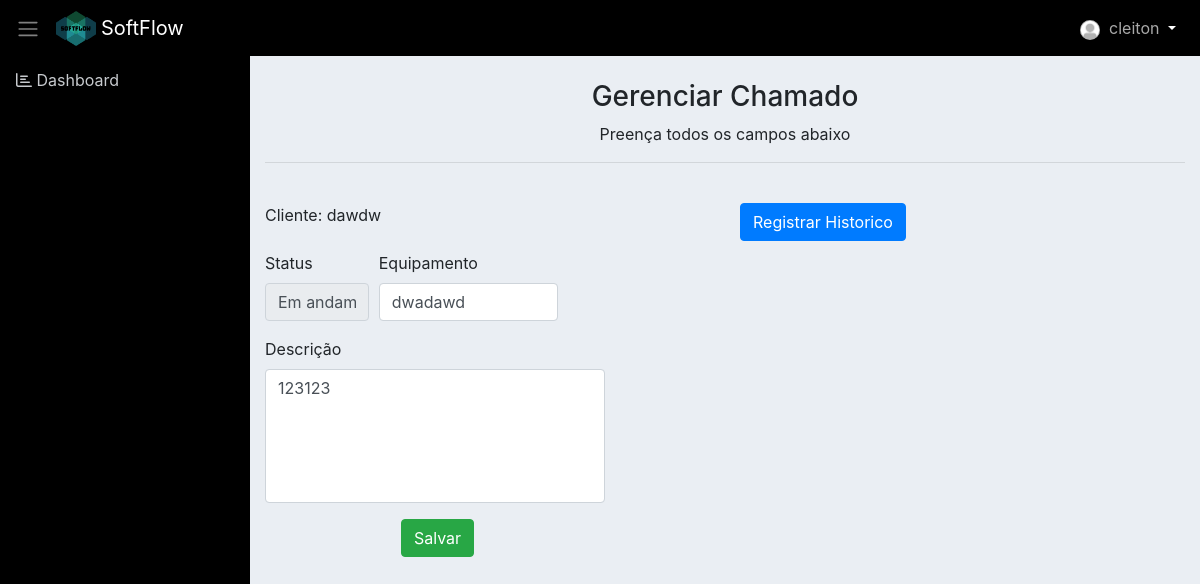
Before: /form_chamado.php?id=34 (signed in) with the older database file.
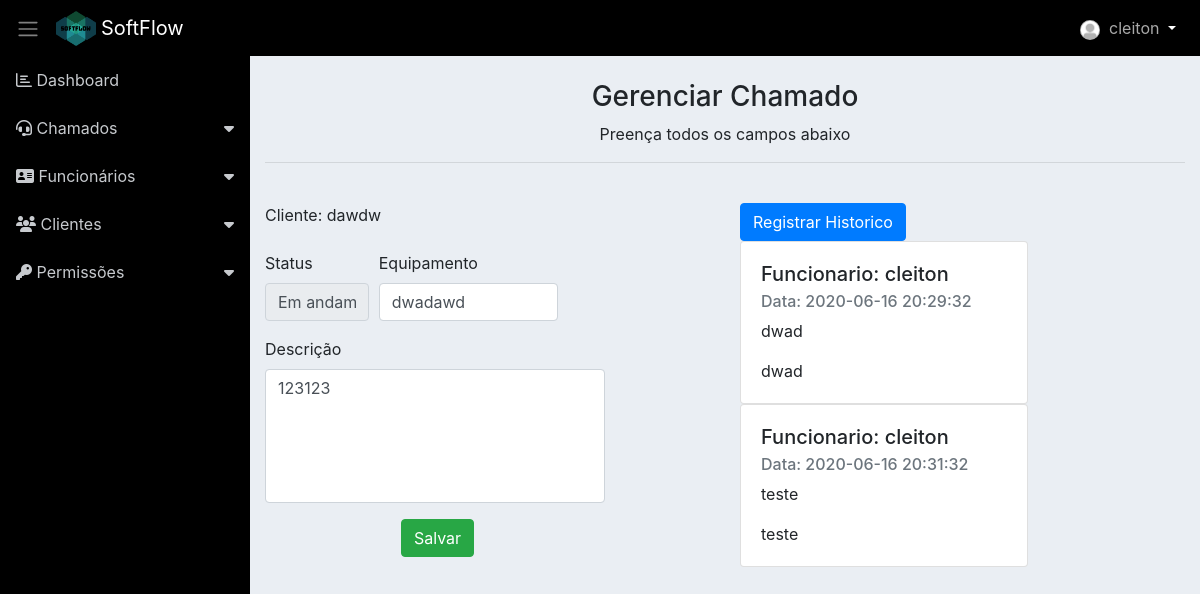
After: the same page with the newer database file.
### tables this page shows
CREATE TABLE `historico_chamado` (
  `id` int(11) NOT NULL,
  `id_chamado` int(11) NOT NULL,
  `id_funcionario` int(11) NOT NULL,
  `dt_historico` datetime NOT NULL,
  `descricao` text NOT NULL,
  `solucao` text DEFAULT NULL
);

CREATE TABLE `funcionario` (
  `id` int(11) NOT NULL,
  `nome` varchar(114) NOT NULL,
  `cpf` varchar(115) NOT NULL,
  `rg` int(30) NOT NULL,
  `nascimento` varchar(30) NOT NULL,
  `email` varchar(115) NOT NULL,
  `endereco` varchar(150) NOT NULL,
  `cep` int(50) NOT NULL,
  `estado` varchar(50) NOT NULL,
  `telefone` int(10) NOT NULL,
  `tituloEleitor` varchar(115) NOT NULL,
  `escolaridade` varchar(115) NOT NULL,
  `ctps` varchar(115) NOT NULL,
  `sexo` varchar(30) NOT NULL,
  `senha` varchar(115) NOT NULL,
  `id_cargo` int(11) NOT NULL,
  `created` varchar(255) DEFAULT NULL
);

### classes/Model.php (called while the page is built, shortened)
<?php
require_once 'Conn.php';
class Model
{
    public function __construct()
    {
        $conn = new Conn();
        $this->db = $conn->getConn();
    }
}

### classes/Conn.php (called while the page is built)
<?php
class Conn {
    public static $Host = "localhost";
    public static $User = "root";
    public static $Pass = "";
    public static $Dbname = "sistema_informatica_pi";
    private static $Connect = null;
    private static function Conectar() {
        try {
            if(self::$Connect == null):
                self::$Connect = new PDO('mysql:host=' . self::$Host .';dbname='.self::$Dbname, self::$User, self::$Pass);
            endif;
        } catch (Exception $ex) {
            echo 'Mensagem: ' . $ex->getMessage();
            die;
        }
        return self::$Connect;
    }
    public function getConn() {
        return self::Conectar();
    }
}

### classes/HistoricoChamadoDAO.php (called while the page is built, shortened)
<?php
require_once 'Model.php';
class HistoricoChamadoDAO extends Model
{
    public function __construct() {
    	$this->tabela = 'historico_chamado';
    	$this->class = 'HistoricoChamado';
    }
        public function getHistorico($id)
    {
        $sql = "SELECT h.*,f.nome FROM {$this->tabela} h
        LEFT JOIN funcionario f ON f.id = h.id_funcionario
        WHERE h.id_chamado = {$id}";
        $stmt = $this->db->prepare($sql);
        $stmt->setFetchMode(PDO::FETCH_CLASS, $this->class);
        $stmt->execute();
        return $stmt->fetchAll();
    }
}

### classes/HistoricoChamado.php (called while the page is built, shortened)
<?php
class HistoricoChamado
{
	private $dt_historico;
	private $descricao;
	private $solucao;
    public function getDtHistorico()
    {
        return $this->dt_historico;
    }
    public function getDescricao()
    {
        return $this->descricao;
    }
    public function getSolucao()
    {
        return $this->solucao;
    }
}

### form_chamado.php (the view, shortened to what the changed rows need)
<?php include './layout/header.php'; ?>
<?php include './layout/menu.php'; ?>
<?php
require 'classes/HistoricoChamado.php';
require 'classes/HistoricoChamadoDAO.php';
if (isset($_GET['id']) && $_GET['id'] != '') {
    $id = $_GET['id'];
    $historicoChamadoDAO = new HistoricoChamadoDAO();
    $historicoChamados = $historicoChamadoDAO->getHistorico($id);
}
?>
<div class="container">
<br>
    <br>
    <div class="row">
        <?php if (isset($_GET['id']) && $_GET['id'] != '') { ?>
        <div class="col-md-6">
        <tbody class="table-striped">
            <?php foreach ($historicoChamados as $historicoChamado) { ?>
                    <div class="card" style="width: 18rem;">
                      <div class="card-body">
                        <h5 class="card-title">Funcionario: <?= $historicoChamado->nome; ?></h5>
                        <h6 class="card-subtitle mb-2 text-muted">Data: <?= $historicoChamado->getDtHistorico() ?></h6>
                        <p class="card-text"><?= $historicoChamado->getDescricao() ?></p>
                        <p class="card-text"><?= $historicoChamado->getSolucao() ?></p>
                      </div>
                    </div>
            <?php } ?>
        </tbody>
        </div>
        <?php } ?>
    </div>
</div>
<?php include './layout/footer.php'; ?>

### layout/menu.php (shortened to what the changed rows need)
<?php
  $permissaoClienteMenu = retornaControle('cliente');
  $permissaoChamadoMenu = retornaControle('chamado');
  $permissaoFuncionarioMenu = retornaControle('funcionario');
  $permissaoPermissoes = retornaControle('chamados_geral');
?>
<nav class="sidebar">
    <ul class="list-unstyled">
        <?php if(!empty($permissaoChamadoMenu)): ?>
        <li>
            <a href="#submenu4" data-toggle="collapse">
                <i class="fas fa-headset"></i> Chamados</a>
        </li>
        <?php endif; ?>
        <?php if(!empty($permissaoFuncionarioMenu)): ?>
        <li>
            <a href="#submenu2" data-toggle="collapse"><i class="fas fa-address-card"></i> Funcionários</a>
        </li>
        <?php endif; ?>
        <?php if(!empty($permissaoClienteMenu)): ?>
        <li>
            <a href="#submenu3" data-toggle="collapse">
            <i class="fas fa-users fa"></i> Clientes</a>
        </li>
        <?php endif; ?>
        <?php if(!empty($permissaoPermissoes)): ?>
        <li>
            <a href="#submenu5" data-toggle="collapse">
            <i class="fas fa-key fa"></i> Permissões</a>
        </li>
        <?php endif; ?>
    </ul>
</nav>

Changed rows visible on the page:
added historico_chamado: id_funcionario.nome "cleiton", dt_historico "2020-06-16 20:29:32", descricao "dwad", solucao "dwad"
added historico_chamado: id_funcionario.nome "cleiton", dt_historico "2020-06-16 20:31:32", descricao "teste", solucao "teste"
Other visible differences:
text now shown: "Chamados Funcionários Clientes Permissões"
